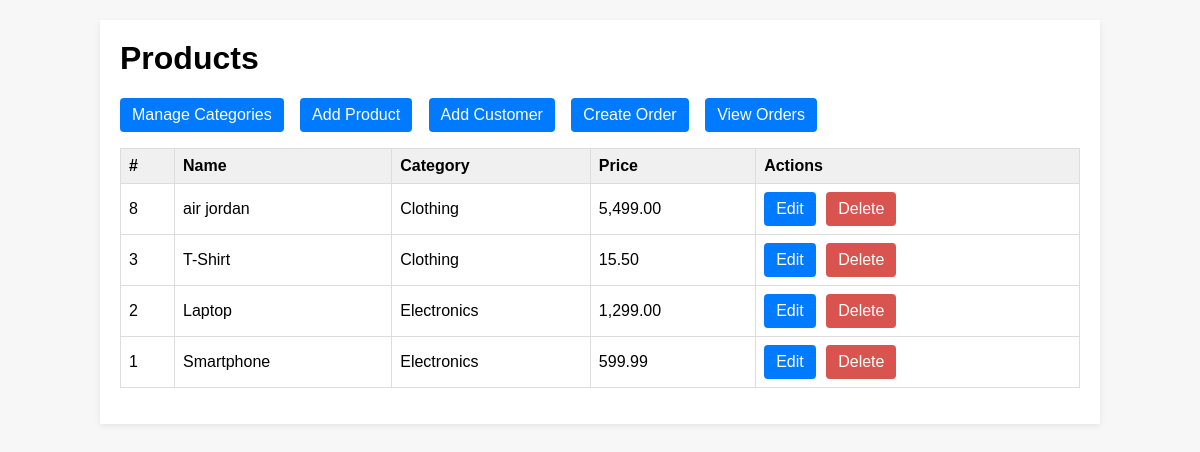
The page / on the database its author committed.
### tables this page shows
CREATE TABLE `products` (
  `id` int(11) NOT NULL,
  `name` varchar(150) NOT NULL,
  `price` decimal(10,2) NOT NULL,
  `category_id` int(11) NOT NULL
);

CREATE TABLE `categories` (
  `id` int(11) NOT NULL,
  `name` varchar(100) NOT NULL
);

### database.php (called while the page is built, shortened)
<?php
function e($str) {
return htmlspecialchars($str, ENT_QUOTES, 'UTF-8');
}

### index.php (the view, shortened to what this page needs)
<?php
require 'database.php';
?>
<!doctype html>
<html>
<head>
<link rel="stylesheet" href="style.css">
</head>
<body>
<div class="container">
<h1>Products</h1>
<div class="nav">
<a class="button" href="manage_categories.php">Manage Categories</a>
<a class="button" href="add_product.php">Add Product</a>
<a class="button" href="add_customer.php">Add Customer</a>
<a class="button" href="create_order.php">Create Order</a>
<a class="button" href="view_orders.php">View Orders</a>
</div>
<?php
$sql = "SELECT p.id, p.name AS product_name, p.price, c.name AS category_name
FROM products p
LEFT JOIN categories c ON p.category_id = c.id
ORDER BY p.id DESC";
$res = $mysqli->query($sql);
?>
<table class="table">
<thead>
<tr>
<th>#</th>
<th>Name</th>
<th>Category</th>
<th>Price</th>
<th>Actions</th>
</tr>
</thead>
<tbody>
<?php if ($res && $res->num_rows): ?>
<?php while ($row = $res->fetch_assoc()): ?>
<tr>
<td><?php echo e($row['id']); ?></td>
<td><?php echo e($row['product_name']); ?></td>
<td><?php echo e($row['category_name'] ?? '—'); ?></td>
<td><?php echo number_format($row['price'],2); ?></td>
<td class="actions">
<a class="button" href="edit_product.php?id=<?php echo $row['id']; ?>">Edit</a>
<a class="button danger" href="delete_product.php?id=<?php echo $row['id']; ?>" onclick="return confirm('Delete this product?');">Delete</a>
</td>
</tr>
<?php endwhile; ?>
<?php else: ?>
<tr><td colspan="5">No products yet.</td></tr>
<?php endif; ?>
</tbody>
</table>
</div>
</body>
</html>

### style.css (style rules this page uses)
body { font-family: Arial, sans-serif; margin: 20px; background: #f7f7f7; }
.container { max-width: 960px; margin: 0 auto; background: #fff; padding: 20px; box-shadow: 0 2px 6px rgba(0,0,0,0.08); }
h1,h2 { margin-top: 0; }
.table { width: 100%; border-collapse: collapse; margin-bottom: 16px; }
.table th, .table td { border: 1px solid #ddd; padding: 8px; text-align: left; }
.table th { background: #f0f0f0; }
.button { display:inline-block; padding:8px 12px; background:#007bff; color:#fff; text-decoration:none; border-radius:4px; }
.button.danger { background:#d9534f; }
.actions a { margin-right:6px; }
.nav { margin-bottom: 16px; }
.nav a { margin-right: 12px; }

### rows shown on the page
products: id "8", name "air jordan", category.name "Clothing", price "5,499.00"
products: id "3", name "T-Shirt", category.name "Clothing", price "15.50"
products: id "2", name "Laptop", category.name "Electronics", price "1,299.00"
products: id "1", name "Smartphone", category.name "Electronics", price "599.99"
